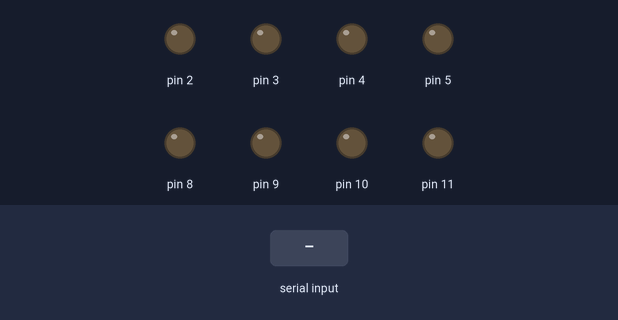
Bench run of a sketch on a simulated Arduino Uno, built with avr-gcc and run on an emulated ATmega328P. Shown: output pins drawn as LEDs (lit = HIGH). The inputs (shaded band) are chosen by the test bench.

Above: at 1.2 s.
1.3 s: "90,45\n" received over Serial
At 2.5 s:
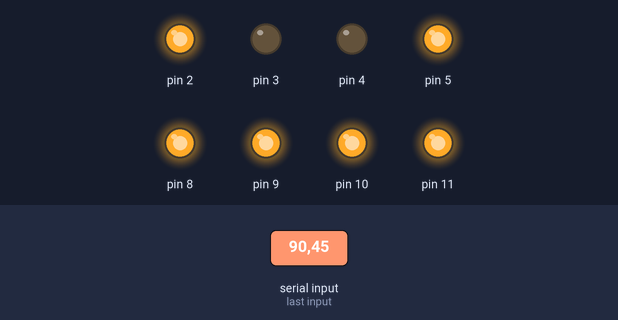
2.8 s: "30,150\n" received over Serial
At 3.7 s:
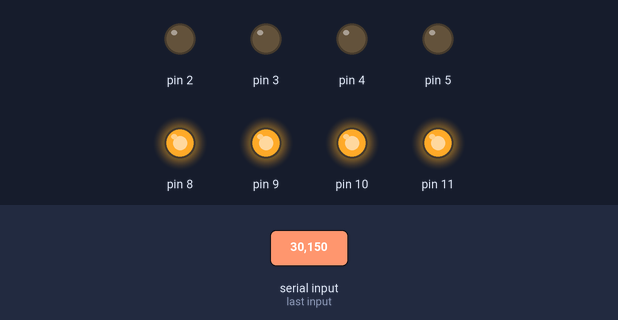
4.3 s: "5\n" received over Serial
At 5.8 s:
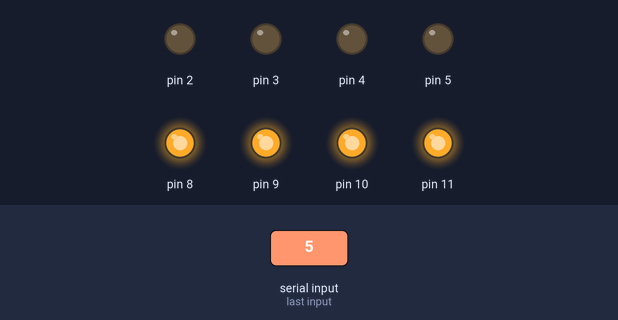
Timing chart, 0 to 7.3 s (numbered marks = the images above; inputs shaded):
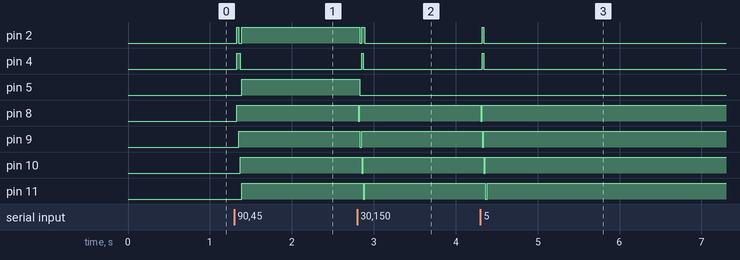

The sketch:

Nixie.ino
```cpp
void setup()
{
  Serial.begin(9600);
  pinMode(2, OUTPUT);
  pinMode(3, OUTPUT);
  pinMode(4, OUTPUT);
  pinMode(5, OUTPUT);
  pinMode(8, OUTPUT);
  pinMode(9, OUTPUT);
  pinMode(10, OUTPUT);
  pinMode(11, OUTPUT);
}
String income="";
void loop()
{
  if(Serial.available()>0)
  {
    income="";
      while(Serial.available()>0)
      {
        int temp=Serial.read();
        if(temp-'0'>=0&&temp-'0'<=9) //去掉非数字的字符
        {
          income+=char(temp);
          delay(2);
        }
      }
      if(income.length()>0)
      {
        showNum(income);
      }
  }
}
//显示数字函数
void showNum(String a)
{
  String b="";
  for(int c=a.length();c>0;c--)
  {
    b+=a[c-1];
  }
  for(int i=0;i<4;i++)
  {
  	  digitalWrite(8+i,LOW);
  	  delay(20);
  	  digitalWrite(2,(b[i]&0x1)?HIGH:LOW);
  	  digitalWrite(3,((b[i]>>1)&0x1)?HIGH:LOW);
  	  digitalWrite(4,((b[i]>>2)&0x1)?HIGH:LOW);
  	  digitalWrite(5,((b[i]>>3)&0x1)?HIGH:LOW);
  	  digitalWrite(8+i,HIGH);
  }
}
```

Measured:
- after the input at 1.3 s, pin 2: LOW → HIGH at once, → LOW 0.02 s later, → HIGH 0.04 s later; pin 4: LOW → HIGH at once, → LOW 0.04 s later; pin 5, pin 11: LOW → HIGH after 0.09 s; pin 8: LOW → HIGH at once; pin 9: LOW → HIGH after 0.05 s
- after the input at 2.8 s, pin 2: HIGH → LOW at once, → HIGH 0.02 s later, → LOW 0.04 s later; pin 4: LOW → HIGH after 0.05 s, → LOW 0.02 s later; pin 5: HIGH → LOW at once; pin 8, pin 9: HIGH → LOW at once, → HIGH 0.02 s later; pin 10: HIGH → LOW after 0.05 s, → HIGH 0.02 s later
- after the input at 4.3 s, pin 2, pin 4: LOW → HIGH at once, → LOW 0.02 s later; pin 8–10: HIGH → LOW at once, → HIGH 0.02 s later; pin 11: HIGH → LOW after 0.06 s, → HIGH 0.02 s later
